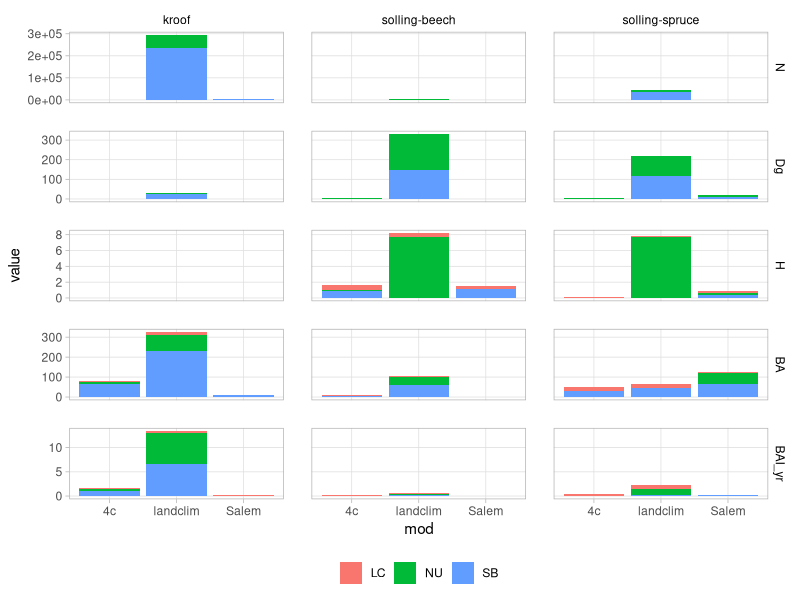
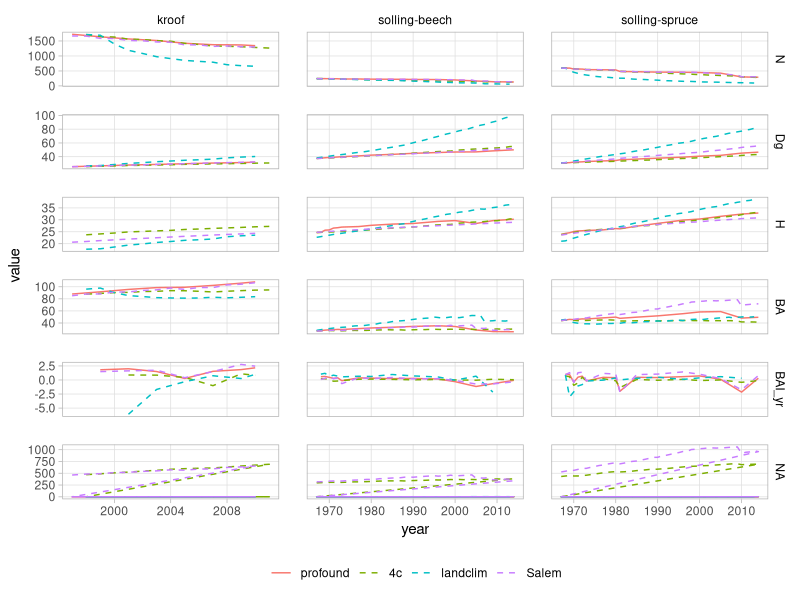
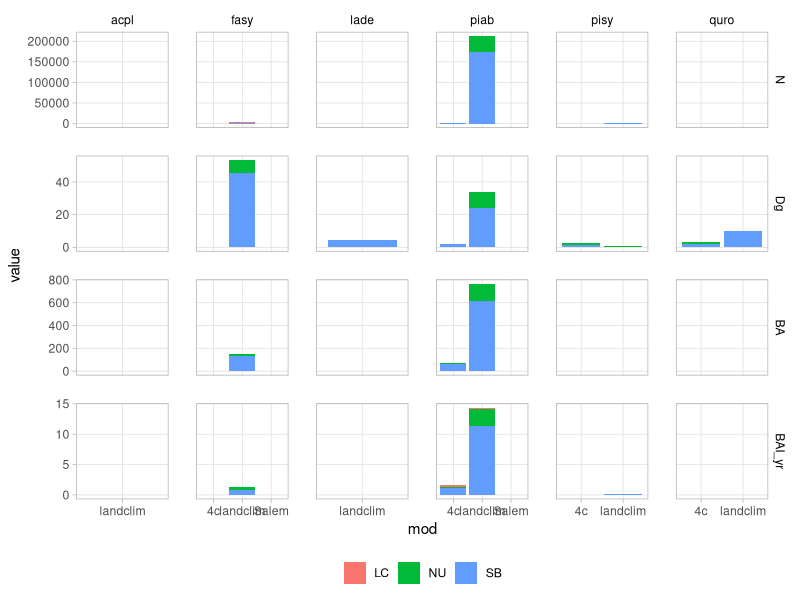
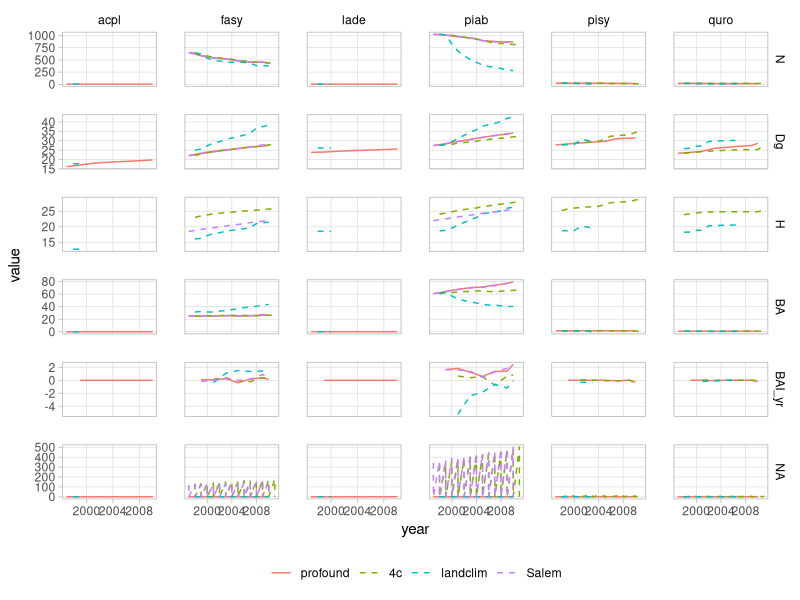

Write the R code that produced these figures, in order.
################################################################################
# initialisation
################################################################################

# clean up environment
rm(list = ls())

# load packages
library(ggplot2)
library(reshape2)

# set work directory
# Choose the work directory = folder
if (Sys.info()["sysname"] == "Darwin"){
  setwd("/Users/raphaelaussenac/Documents/GitHub/modEval/indexForEval")
} else if (Sys.info()["sysname"] == "Windows"){
  setwd("C:/Users/raphael.aussenac/Documents/GitHub/modEval/indexForEval")
}

alldf <- read.csv('evalVarSp.csv')
alldf <- alldf[order(alldf$src, alldf$site, alldf$species, alldf$year),]

# manage different plot scales
# kroof is 0.5ha while other sites are 1ha
# N is therefore lower at kroof which could make MSD lower too
# to make it possible to compare deviance among sites
# Nobs and Npred must be multiplied by 2 ()
alldf[alldf$site == 'kroof', 'N'] <- alldf[alldf$site == 'kroof', 'N'] * 2
alldf[alldf$site == 'kroof', 'BA'] <- alldf[alldf$site == 'kroof', 'BA'] * 2
alldf[alldf$site == 'kroof', 'BAI_yr'] <- alldf[alldf$site == 'kroof', 'BAI_yr'] * 2

################################################################################
# evaluation
################################################################################

# list of evaluation variables
evalVar <- c('N', 'Dg', 'H', 'BA', 'BAI_yr')

evaluation <- data.frame()
# for each model
for (mod in unique(alldf$src)[unique(alldf$src) != 'profound']){

  # at each site
  for (site in unique(alldf$site)){
    for (sp in unique(alldf$species)){
      # create df with index values
      obs <- alldf[alldf$src == 'profound' & alldf$site == site & alldf$species == sp, ]
      colnames(obs)[!(colnames(obs) %in% c('year', 'src', 'site', 'species'))] <- paste('obs', colnames(obs)[!(colnames(obs) %in% c('year', 'src', 'site', 'species'))], sep = '')
      obs[, c('src', 'site', 'species')] <- NULL
      pred <- alldf[alldf$src == mod & alldf$site == site & alldf$species == sp, ]
      colnames(pred)[!(colnames(pred) %in% c('year', 'src', 'site', 'species'))] <- paste('pred', colnames(pred)[!(colnames(pred) %in% c('year', 'src', 'site', 'species'))], sep = '')
      # merge obs and pred
      df <- merge(obs, pred, by = 'year')

      # if species present
      if (nrow(df) > 0){
        # for each index to compare
        deviancedf <- data.frame('variable'= NA, 'devMeasure'= NA, 'value' = NA)
        for (i in evalVar){
          # no evaluation of H at kroof site
          if (i != 'H' | site != 'kroof'){
            # create evaluation df
            evaldf <- df[, c('year', colnames(df)[colnames(df) == paste('obs', i, sep = '') | colnames(df) == paste('pred', i, sep = '')])]
            colnames(evaldf)[substr(colnames(evaldf), 1, 3) == 'obs'] <- 'Y'
            colnames(evaldf)[substr(colnames(evaldf), 1, 4) == 'pred'] <- 'X'
            # remove NA values (for BAI_yr)
            if (i == 'BAI_yr'){
              evaldf <- evaldf[!is.na(evaldf$X), ]
              evaldf <- evaldf[!is.na(evaldf$Y), ]
            }
            # then if there is some data left
            if (nrow(evaldf) > 0){
              # calculate x, y and x*y, b and r²
              evaldf$x <- evaldf$X - mean(evaldf$X)
              evaldf$y <- evaldf$Y - mean(evaldf$Y)
              evaldf$xy <-evaldf$x * evaldf$y
              model <- lm(evaldf$Y ~ evaldf$X)
              b <- as.numeric(coef(model)[2]) # = sum(evaldf$xy) / sum(evaldf$x^2)
              r2 <- summary(model)$r.squared # = ( sum(evaldf$xy)^2 ) / ( sum(evaldf$x^2)*sum(evaldf$y^2) )
              # calculate MSD and its 3 components
              MSD <- sum( (evaldf$X - evaldf$Y) ^2) / nrow(evaldf)
              SB <- (mean(evaldf$X) - mean(evaldf$Y))^2
              NU <- ((1 - b)^2) * ( sum(evaldf$x^2) / nrow(evaldf) )
              LC <- (1 - r2) * ( sum(evaldf$y^2) / nrow(evaldf) )
              # save
              deviancedf <- rbind(deviancedf, c(i, 'SB', SB))
              deviancedf <- rbind(deviancedf, c(i, 'NU', NU))
              deviancedf <- rbind(deviancedf, c(i, 'LC', LC))
            } else {
              deviancedf <- rbind(deviancedf, c(i, 'SB', NA))
              deviancedf <- rbind(deviancedf, c(i, 'NU', NA))
              deviancedf <- rbind(deviancedf, c(i, 'LC', NA))
            }
          }
        }
        deviancedf$value <- as.numeric(deviancedf$value)
        deviancedf$mod <- mod
        deviancedf$site <- site
        deviancedf$species <- sp
        deviancedf <- deviancedf[-1,]
        # save
        evaluation <- rbind(evaluation, deviancedf)
      }
    }
  }
}


################################################################################
# evaluation and time series at stand level
################################################################################

# evaluation
evaluation$site = factor(evaluation$site, levels = unique(alldf$site))
evaluation$mod = factor(evaluation$mod, levels = unique(alldf$src))
evaluation$variable = factor(evaluation$variable, levels = evalVar)

ggplot(data = evaluation[evaluation$species == 'allsp',], aes(x = mod, y = value, fill = devMeasure)) +
geom_bar(stat = "identity") +
facet_grid(variable ~ site, scale = "free") +
theme_light() +
theme(panel.grid.minor = element_blank(),
      # panel.grid.major = element_blank(),
      strip.background = element_blank(),
      strip.text = element_text(colour = 'black'),
      legend.position = "bottom",
      legend.title=element_blank(),
      panel.spacing = unit(20, 'pt'))
ggsave(paste('eval.jpg', sep = '_'), width = 8, height = 8)


# time series
stand <- alldf[alldf$species == 'allsp',]
stand$species <- NULL
ts <- melt(stand, id.vars = c("year", "src", "site"))
ts$site = factor(ts$site, levels = unique(alldf$site))
ts$src = factor(ts$src, levels = unique(alldf$src))
ts$variable = factor(ts$variable, levels = evalVar)
ts$year <- as.numeric(ts$year)

ggplot() +
geom_line(data = ts[ts$src == 'profound' & !is.na(ts$value),], aes(x = year, y = value, col = src)) +
geom_path(data = ts[ts$src != 'profound'& !is.na(ts$value),], aes(x = year, y = value, col = src), linetype = 'dashed') +
facet_grid(variable ~ site, scale = "free") +
theme_light() +
theme(panel.grid.minor = element_blank(),
      # panel.grid.major = element_blank(),
      strip.background = element_blank(),
      strip.text = element_text(colour = 'black'),
      legend.position = "bottom",
      legend.title=element_blank(),
      panel.spacing = unit(20, 'pt'))
ggsave(paste('ts.jpg', sep = '_'), width = 8, height = 8)


################################################################################
# evaluation and time series at sp level
################################################################################

# evaluation
sp <- evaluation[evaluation$site == 'kroof' & evaluation$sp != "allsp",]
ggplot(data = sp, aes(x = mod, y = value, fill = devMeasure)) +
geom_bar(stat = "identity") +
facet_grid(variable ~ species, scale = "free") +
theme_light() +
theme(panel.grid.minor = element_blank(),
      # panel.grid.major = element_blank(),
      strip.background = element_blank(),
      strip.text = element_text(colour = 'black'),
      legend.position = "bottom",
      legend.title=element_blank(),
      panel.spacing = unit(20, 'pt'))
ggsave(paste('evalSpKroof.jpg', sep = '_'), width = 8, height = 8)


# time series
sp <- alldf[alldf$site == 'kroof' & alldf$species != 'allsp',]
ts <- melt(sp, id.vars = c("year", "src", 'site', "species"))
ts$site = factor(ts$site, levels = unique(alldf$site))
ts$src = factor(ts$src, levels = unique(alldf$src))
ts$variable = factor(ts$variable, levels = evalVar)

ggplot() +
geom_line(data = ts[ts$src == 'profound' & !is.na(ts$value),], aes(x = year, y = value, col = src)) +
geom_line(data = ts[ts$src != 'profound' & !is.na(ts$value),], aes(x = year, y = value, col = src), linetype = 'dashed') +
facet_grid(variable ~ species, scale = "free") +
theme_light() +
theme(panel.grid.minor = element_blank(),
      # panel.grid.major = element_blank(),
      strip.background = element_blank(),
      strip.text = element_text(colour = 'black'),
      legend.position = "bottom",
      legend.title=element_blank(),
      panel.spacing = unit(20, 'pt'))
ggsave(paste('tsSpKroof.jpg', sep = '_'), width = 8, height = 8)
